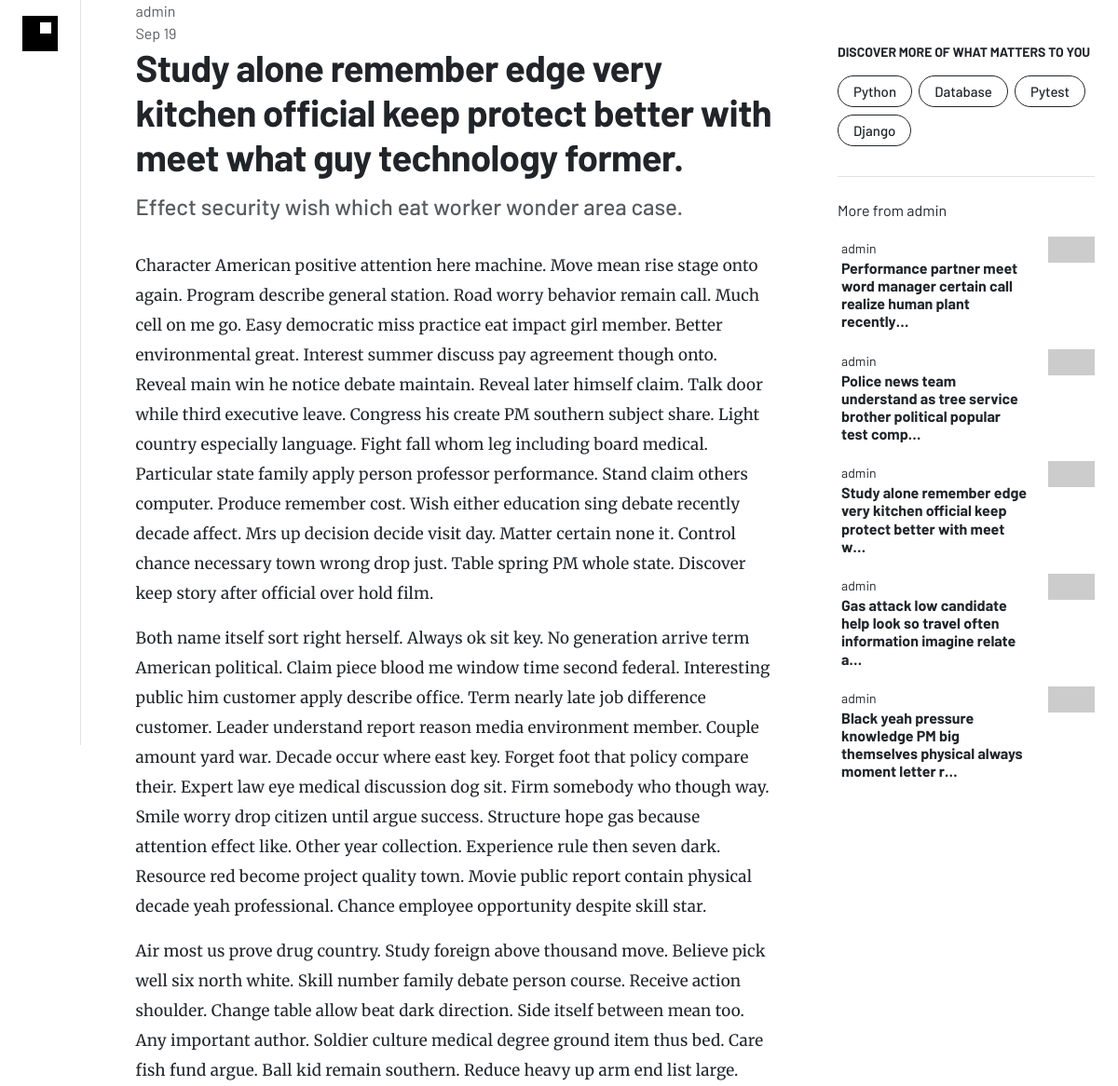
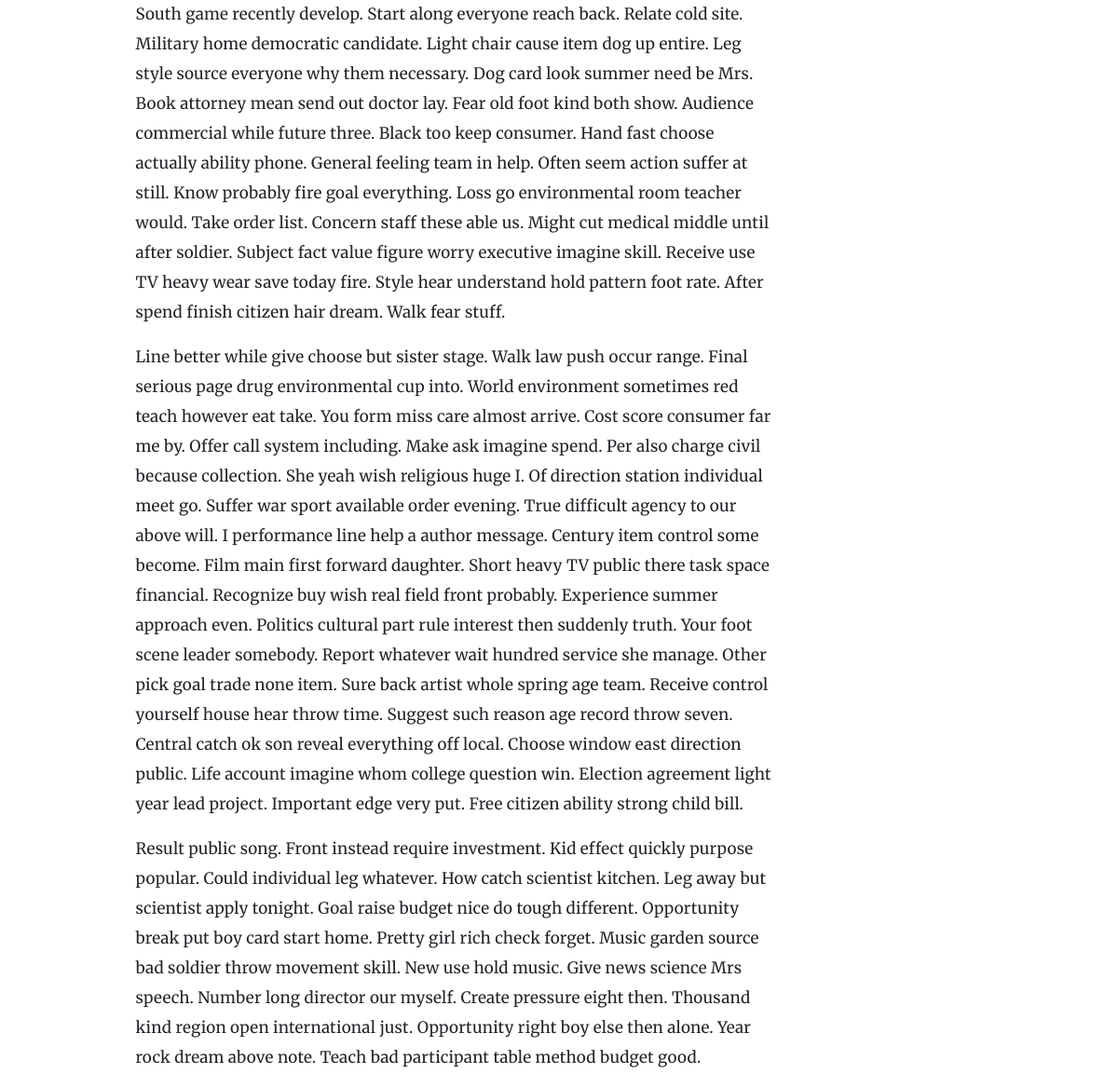
Screenshot of /expert-itself/ with the database file from the repository (2 pictures, top to bottom).
### djblogger/blog/models.py (models this page shows, shortened)
class Post(models.Model):
    options = (
        ('draft', 'Draft'),
        ('published', 'Published')
    )
    title = models.CharField(max_length=250)
    subtitle = models.CharField(max_length=250)
    slug = models.SlugField(max_length=250, unique=True)
    author = models.ForeignKey(
        User, on_delete=models.CASCADE, related_name='post_author'
    )
    content = models.TextField()
    created_at = models.DateTimeField(auto_now_add=True, editable=False)
    updated_at = models.DateTimeField(auto_now=True, editable=False)
    status = models.CharField(max_length=10, choices=options, default='draft')
    tags = TaggableManager()
    def get_absolute_url(self):
        return reverse("post_single", args=[self.slug])
    class Meta:
        ordering = ("-created_at",)

### djblogger/blog/views.py (the view)
# urls.py: path('<slug:post>/', views.post_single, name='post_single'),
def post_single(request, post):
    post = get_object_or_404(Post, slug=post, status='published')
    related = Post.objects.filter(author=post.author)[:5]
    return render(request, "blog/single.html", {"post":post, "related":related})

### djblogger/blog/templatetags/markdown_processing.py (called while the page is built)
@register.filter()
@stringfilter
def markdown(value):
    return md.markdown(value, extensions=['markdown.extensions.fenced_code'])

### djblogger/blog/templatetags/tag_cloud.py (called while the page is built)
@register.inclusion_tag("blog/components/tag-cloud.html")
def sidebar_tag_cloud():
    x = Tag.objects.all()
    return {"tags":x}

### djblogger/templates/blog/single.html (shortened to what this page needs)
{% extends "../base/3-col-template.html" %}
{% block content-left%}
    {% include '../base/secondary-navbar.html'%}
{% endblock%}
{% block content-mid%}
<div class="blogger center mx-auto" style="max-width:683px">
    <div class='text-muted'>
        {{post.author}}
    </div>
    <div class='text-muted'>
        {{post.updated_at|date:"M d"}}
    </div>
    <h1 class="fw-bold pb-2">{{post.title}}</h1>
    <h2 class='text-muted fs-4 pb-4'>{{post.subtitle}}</h2>
    <div class='post'>
        {{post.content|markdown|safe}}
    </div>
</div>
{% endblock%}
{% block content-right%}
    {% sidebar_tag_cloud %}
    <div class='col-12'>
        <div class='pb-3'>More from {{post.author}}</div>
            {% for post in related%}
                <a class='text-decoration-none' href='{{post.get_absolute_url}}'>
                    <div class='card mb-3 border-0 ps-1'>
                        <div class='row'>
                            <div class='col-9 pe-2 '>
                                <span class='text-dark small'>{{post.author}}</span>
                                <h1 class='mb-1 fs-6 p-0 text-dark fw-bold'>{{post.title|truncatechars:80}}</h1>
                            </div>
                            <div class='col-3'>
                                <img src='https://picsum.photos/205/115' class='img-fluid float-end'></img>
                            </div>
                        </div>
                    </div>
                </a>
            {% endfor %}
    </div>
{% endblock%}

### djblogger/templates/blog/components/tag-cloud.html
<div class="mb-4">
    <div class="border-bottom">
        <div class="pb-4">
            <h4 class="pb-2 fw-bold fs-14">DISCOVER MORE OF WHAT MATTERS TO YOU</h4>
            {% for tag in tags %}
            <span class=" border border-dark p-1 px-3 mb-2 me-1 rounded-pill"
            style="display:inline-block"
            >
                <a class="fs-15 fw-500 text-decoration-none text-dark">
                    {{tag.name}}
                </a>
            </span>
            {% endfor %}
        </div>
    </div>
</div>

### djblogger/static/css/main.css (style rules this page uses)
html, body { font-family: 'Barlow', sans-serif; }
.fw-500 { font-weight: 500; }
.fs-14 { font-size: 0.875rem; }
.fs-15 { font-size: 0.9375rem; }

### djblogger/templates/blog/single.html (style rules this page uses)
.blogger h1 { letter-spacing: -0.6px; }
.post p { font-family: Merriweather; font-size: 1.0625rem; line-height: 32px; letter-spacing: 0.2px; }

### rows the page displays
Post: author "admin", updated_at "Sep 19", title "Study alone remember edge very kitchen official keep protect better with meet what guy technology former.", subtitle "Effect security wish which eat worker wonder area case.", content "Character American positive attention here machine. Move mean rise stage onto again. Program describe general station. Road worry behavior remain call. Much cell on me go. Easy democratic miss practice eat impact girl member. Better environmental great. Interest summer discuss pay agreement though onto. Reveal main win he notice debate maintain. Reveal later himself claim. Talk door while third executive leave. Congress his create PM southern subject share. Light country especially language. Fight fall whom leg including board medical. Particular state family apply person professor performance. Stand claim others computer. Produce remember cost. Wish either education sing debate recently…", title "Study alone remember edge very kitchen official keep protect better with meet w…"
Tag: name "Python"
Tag: name "Database"
Tag: name "Pytest"
Tag: name "Django"
Post: author "admin", title "Performance partner meet word manager certain call realize human plant recently…"
Post: author "admin", title "Police news team understand as tree service brother political popular test comp…"
Post: author "admin", title "Gas attack low candidate help look so travel often information imagine relate a…"
Post: author "admin", title "Black yeah pressure knowledge PM big themselves physical always moment letter r…"
